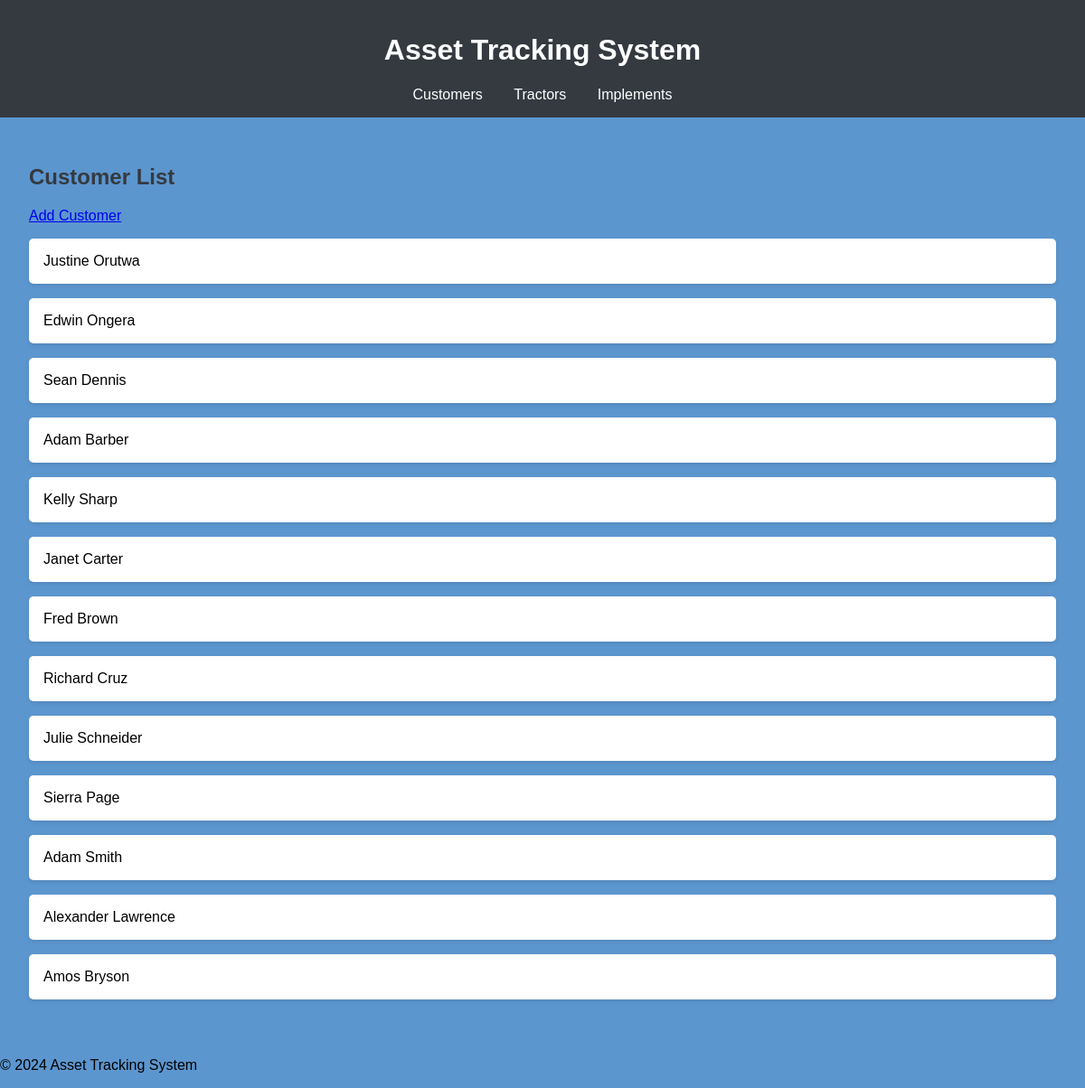
Screenshot of /tracker/customers/ with the database file from the repository.
### tracker/models.py (models this page shows, shortened)
class customer(models.Model):
    first_name = models.CharField(max_length=100)
    last_name = models.CharField(max_length=100)
    email = models.EmailField(unique=True)
    phone_number = models.CharField(max_length=15)
    address = models.TextField()
    created_at = models.DateTimeField(default=timezone.now)
    class Meta:
        db_table = "Customer Details"

### tracker/views.py (the view)
# urls.py: path('customers/', views.customer_list, name='customer_list'),
def customer_list(request):
    customers = customer.objects.all()
    return render(request, 'tracker/customer_list.html', {'customers': customers})

### tracker/templates/tracker/customer_list.html
{% extends 'tracker/base_generic.html' %}
{% block content %}
{% load static %}
<h2>Customer List</h2>
<a href="{% url 'customer_create' %}">Add Customer</a>
<ul>
    {% for customer in customers %}
    <li>{{ customer.first_name }} {{ customer.last_name }}</li>
    {% endfor %}
</ul>
{% endblock %}

### asset_tracking/static/css/styles.css (style rules this page uses)
body { font-family: Arial, sans-serif; background-color: #5c96cf; margin: 0; padding: 0; }
h2 { color: #343a40; }
ul { list-style-type: none; padding: 0; }
ul li { background-color: white; padding: 1rem; margin-bottom: 1rem; border-radius: 5px; box-shadow: 0 2px 4px rgba(0, 0, 0, 0.1); }

### rows the page displays
customer: first_name "Justine", last_name "Orutwa"
customer: first_name "Edwin", last_name "Ongera"
customer: first_name "Sean", last_name "Dennis"
customer: first_name "Adam", last_name "Barber"
customer: first_name "Kelly", last_name "Sharp"
customer: first_name "Janet", last_name "Carter"
customer: first_name "Fred", last_name "Brown"
customer: first_name "Richard", last_name "Cruz"
customer: first_name "Julie", last_name "Schneider"
customer: first_name "Sierra", last_name "Page"
customer: first_name "Adam", last_name "Smith"
customer: first_name "Alexander", last_name "Lawrence"
customer: first_name "Amos", last_name "Bryson"
